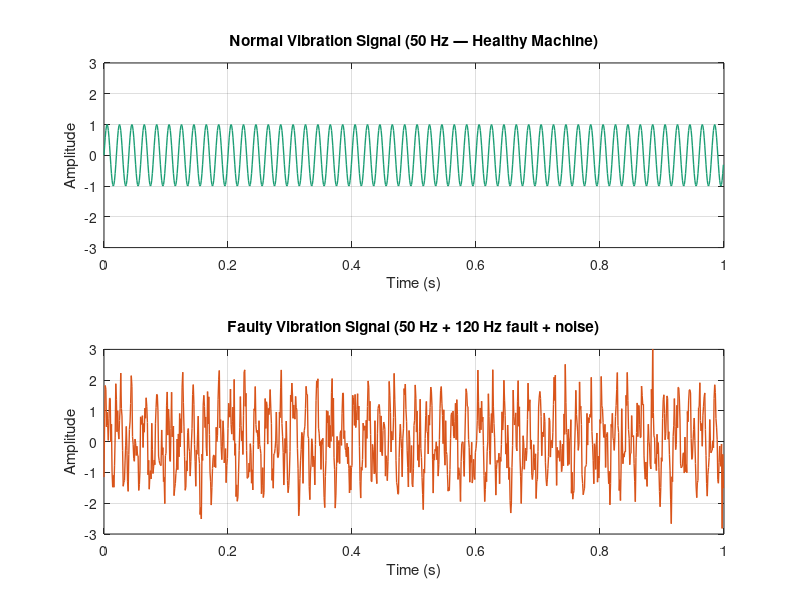
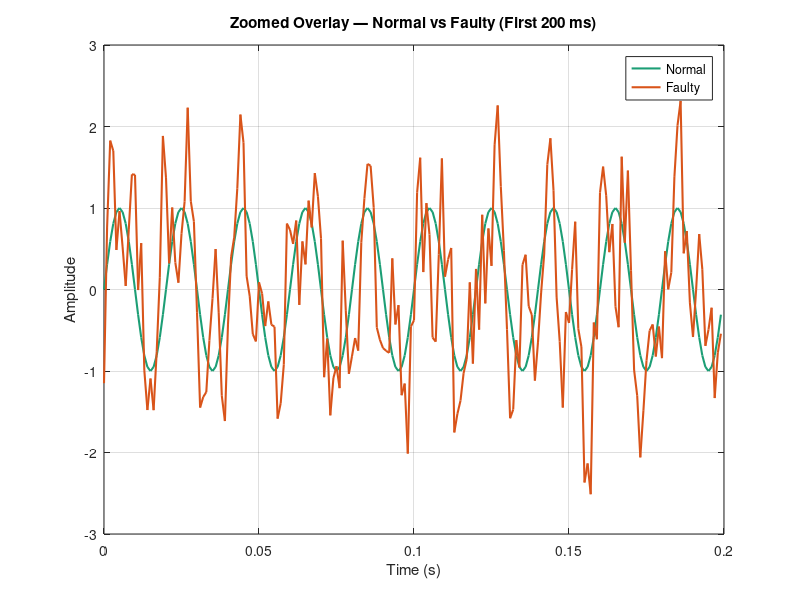

Reproduce these figures in MATLAB, in order.
%% Step 2: Faulty Vibration Signal Generation
% -----------------------------------------------
% Project: Predictive Maintenance Using Signal Processing
% Author : Mohd Luqmaan
% -----------------------------------------------

% --- Load normal signal from Step 1 ---
load('normal_signal.mat');   % loads: signal_normal, t, fs

% --- Fault Parameters ---
freq_fault = 120;    % Fault introduces a 120 Hz component (e.g. worn bearing)
amp_fault  = 0.8;   % Fault amplitude (0.8 = strong fault)
noise_level = 0.5;  % Random noise level

% --- Generate fault components ---
fault_component = amp_fault * sin(2 * pi * freq_fault * t);
noise_component = noise_level * randn(size(t));   % Gaussian random noise

% --- Combine: faulty = normal + fault + noise ---
signal_faulty = signal_normal + fault_component + noise_component;

% --- Save for later steps ---
save('faulty_signal.mat', 'signal_faulty', 't', 'fs');

% --- Plot 1: Full comparison side by side ---
figure('Name', 'Signal Comparison — Normal vs Faulty');

subplot(2,1,1);
plot(t, signal_normal, 'Color', [0.11 0.62 0.46], 'LineWidth', 1);
title('Normal Vibration Signal (50 Hz — Healthy Machine)');
xlabel('Time (s)'); ylabel('Amplitude'); grid on;
ylim([-3 3]);

subplot(2,1,2);
plot(t, signal_faulty, 'Color', [0.85 0.33 0.10], 'LineWidth', 1);
title('Faulty Vibration Signal (50 Hz + 120 Hz fault + noise)');
xlabel('Time (s)'); ylabel('Amplitude'); grid on;
ylim([-3 3]);

% --- Plot 2: Zoomed overlay for clear visual difference ---
figure('Name', 'Zoomed Overlay — First 200 ms');
plot(t(1:200), signal_normal(1:200), 'Color', [0.11 0.62 0.46], ...
     'LineWidth', 1.5, 'DisplayName', 'Normal');
hold on;
plot(t(1:200), signal_faulty(1:200), 'Color', [0.85 0.33 0.10], ...
     'LineWidth', 1.5, 'DisplayName', 'Faulty');
hold off;
title('Zoomed Overlay — Normal vs Faulty (First 200 ms)');
xlabel('Time (s)'); ylabel('Amplitude');
legend('Location', 'best');
grid on;

% --- Console summary ---
fprintf('\n--- Step 2 Summary ---\n');
fprintf('Normal signal RMS : %.4f\n', rms(signal_normal));
fprintf('Faulty signal RMS : %.4f\n', rms(signal_faulty));
fprintf('RMS ratio (F/N)   : %.4f\n', rms(signal_faulty)/rms(signal_normal));
fprintf('Fault frequency   : %d Hz\n', freq_fault);
fprintf('Fault amplitude   : %.1f\n', amp_fault);
fprintf('Noise level       : %.1f\n', noise_level);
fprintf('----------------------\n');
